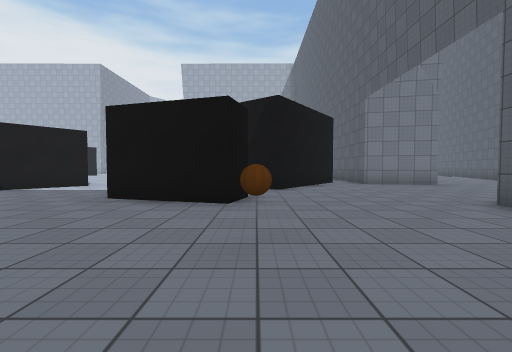
view 1 (above)

24 first-person views from a walk through a scene from a Unity 3-D project. The camera is 1.2 m above the floor, tilts 2° down and sees 90° across. The floor is counted in squares, 2 m on a side. Each view is taken from the middle of a square. On the plan, view 1 faces up. The plan holds only what a view shows up to about 9 squares ahead; the rest is blank. The place goes on beyond the plan. The player is left out. Surface patterns are stand-ins for the level's own textures.

view 2
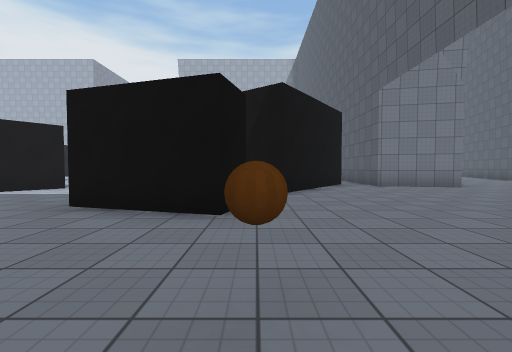

view 3
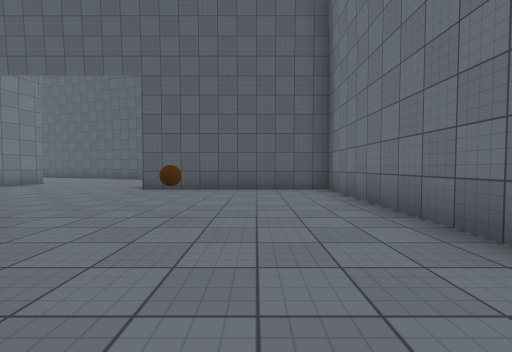

view 4
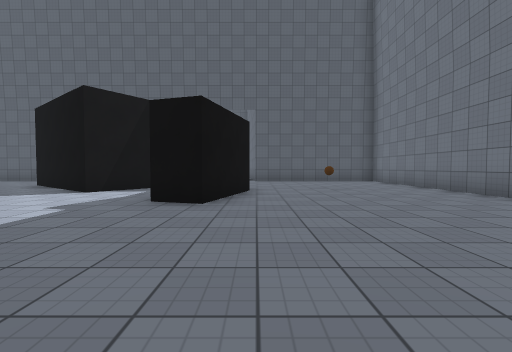

view 5
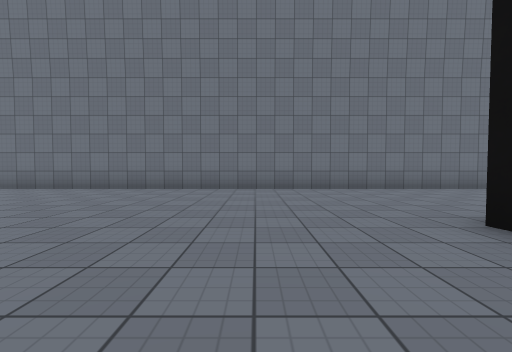

view 6
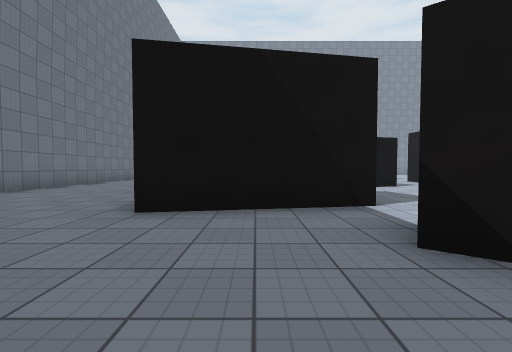

view 7
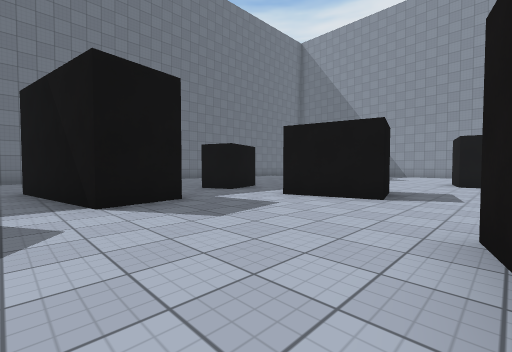

view 8
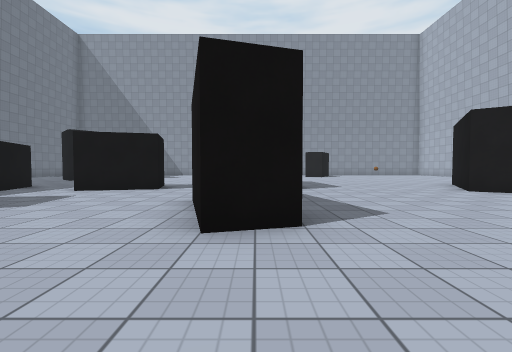

view 9
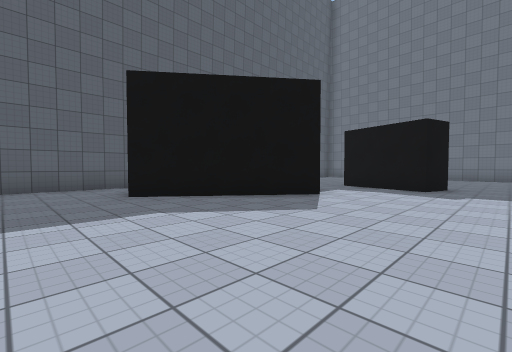

view 10
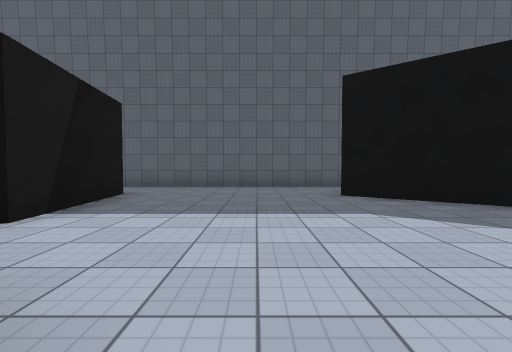

view 11
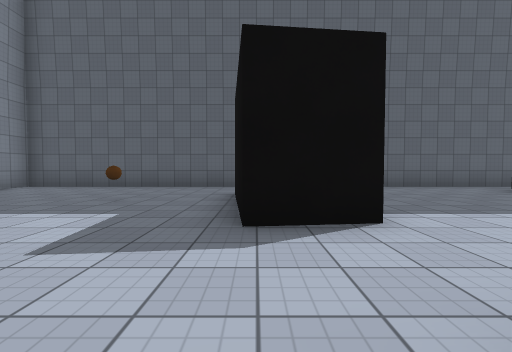

view 12
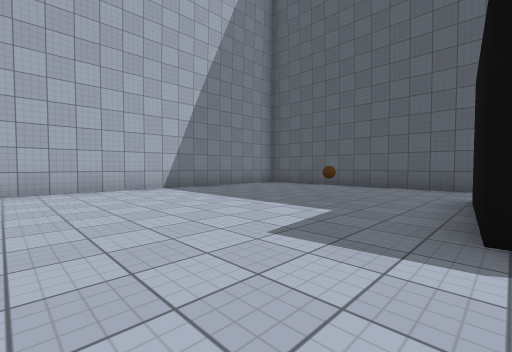

view 13
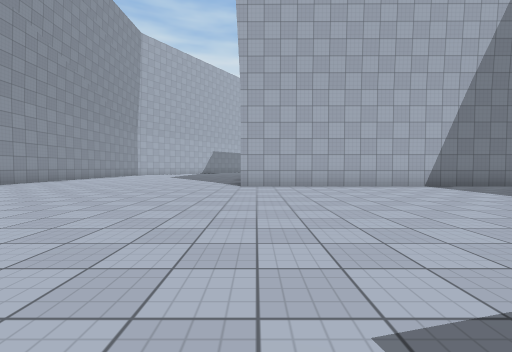

view 14
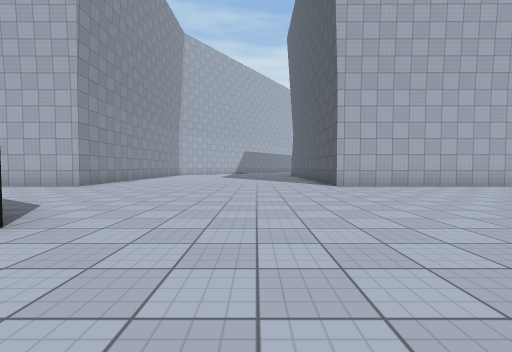

view 15
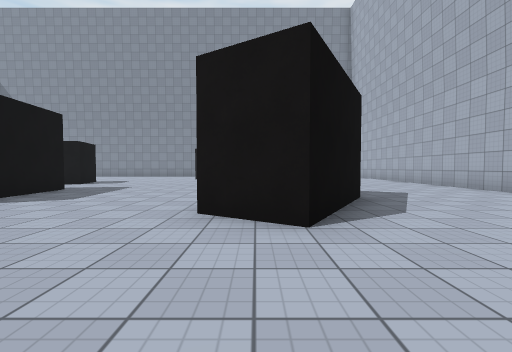

view 16
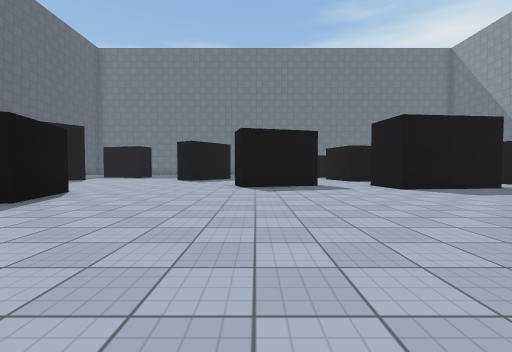

view 17
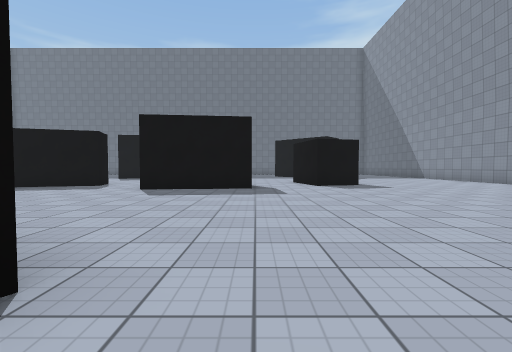

view 18
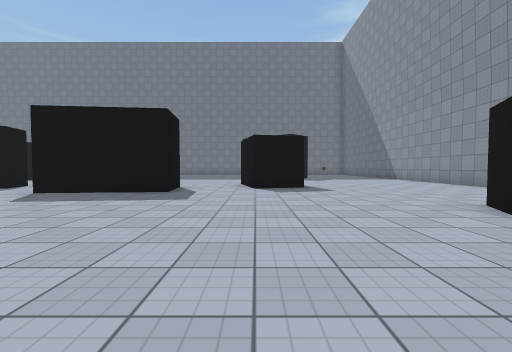

view 19
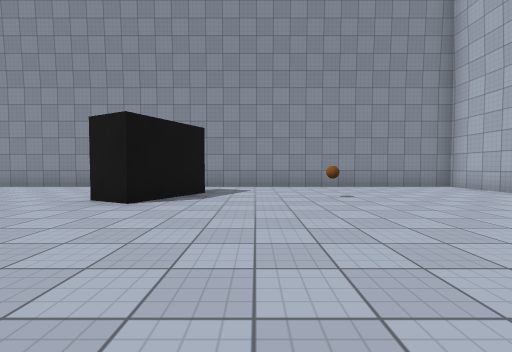

view 20
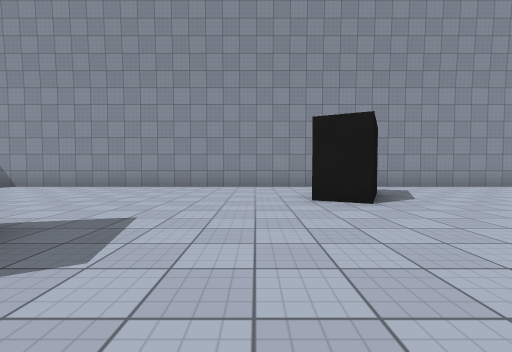

view 21
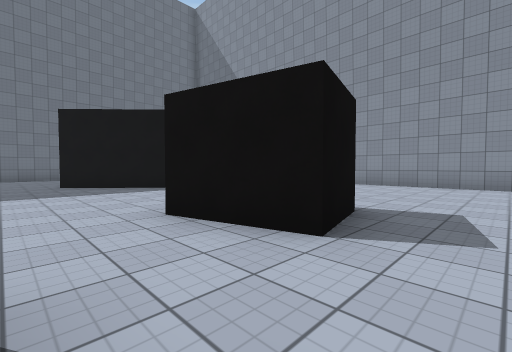

view 22
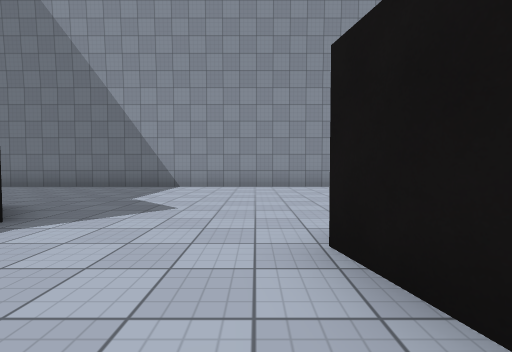

view 23
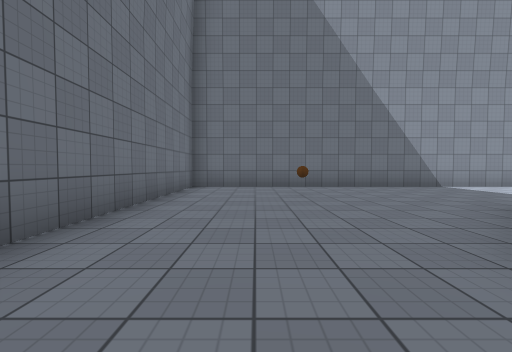

view 24
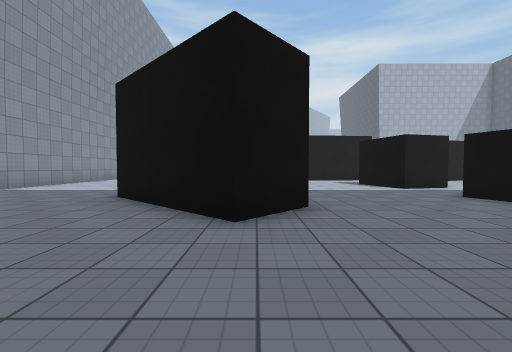

### Floor plan
Points are (right, up) in squares from view 1. A wall is a line through its corners. A room is listed if a view was taken in it or the views show most of it. See-through windows are left out.
Room 1 (views 1, 2, 3, 4, 5, 6, 7, 8, 9, 10, 11, 12, 13, 14, 15, 16, 17, 18, 19, 20, 21, 22, 23, 24)
walls: (-8.3, 11.5) (-10.7, 10.8) (-11, 11.8) (-8.6, 12.5) (-8.3, 11.5); (-4.5, 13.8) (-5, 15.9); (-5.4, 8.2) (-6.9, 6.1); (-12.9, 9.4) (-12.4, 7.4) (-13.9, 7.1) (-14.4, 9) (-12.9, 9.4); (-10.4, 6.6) (-8.9, 6.9) (-8.3, 3.4); (-15.7, 11.3) (-15.9, 12.8) (-12.9, 13.2) (-12.7, 11.7); (-2.6, 5.8) (-0.2, 5.1) (-0.4, 4.2) (-2.8, 4.9) (-2.6, 5.8); (-13.6, 4.3) (-13.9, 5.1) (-12.5, 5.6) (-12.1, 4.7); (-14.1, 20.1) (-11.5, 18.5) (-12.3, 17.2) (-14.8, 18.8); (1.8, 16) (-1.3, 15.6) (-1.4, 17.1) (1.5, 17.4); (3, 10) (0.6, 6.8) (-1, 8) (1.4, 11.2); (-19.4, 11.5) (-18, 11.9) (-17.5, 9.9) (-19, 9.5); (-19.8, 6.3) (-17.2, 3.9) (-18.2, 2.8) (-20.8, 5.2); (-14, -0.9) (3.8, -0.9) (3.8, 4.1); (-14.5, 25) (-14.5, 24) (-18, 24.1); (6.2, 8.5) (3.8, 9) (3.8, 23.9) (-6.5, 24) (-6.4, 25); (-23, 16.9) (-21.2, 15.9) (-21.6, 15); (-22.9, 24.1) (-24.8, 24.1) (-24.8, -0.9) (-18.9, -0.9)
objects: other object (-23, 2); other object (-22, 20); brown ball (0, 2); brown ball (0, 20)

Where each view was taken, in squares from view 1:
view 1: 0 up, 0 right, facing up
view 2: 1 up, 0 right, facing up
view 3: 1 up, 3 left, facing right
view 4: 4 up, 7 left, facing right
view 5: 6 up, 6 left, facing down
view 6: 5 up, 5 left, facing left
view 7: 11 up, 8 left, facing down-left
view 8: 12 up, 6 left, facing left
view 9: 13 up, 4 left, facing down-right
view 10: 13 up, 4 left, facing right
view 11: 17 up, 4 left, facing right
view 12: 17 up, 4 left, facing up-right
view 13: 16 up, 6 left, facing up
view 14: 16 up, 9 left, facing up
view 15: 18 up, 9 left, facing left
view 16: 20 up, 9 left, facing down
view 17: 20 up, 16 left, facing down
view 18: 19 up, 18 left, facing down
view 19: 18 up, 17 left, facing left
view 20: 14 up, 17 left, facing left
view 21: 13 up, 16 left, facing down-left
view 22: 9 up, 17 left, facing left
view 23: 1 up, 17 left, facing left
view 24: 0 up, 18 left, facing up
